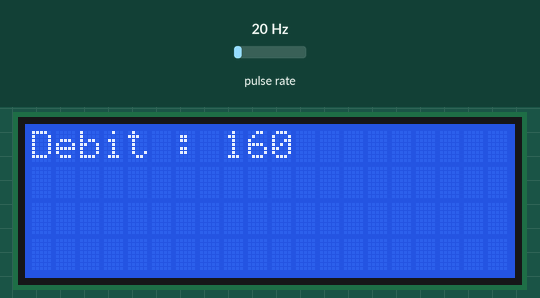
This sketch was run on a simulated Arduino Uno, built with avr-gcc and run on an emulated ATmega328P. Shown: 20×4 character LCD. Wiring (inferred from the names in the program): pulse sensor: data pin 2. The test bench sets the inputs (shaded band); at power-on: pulse rate 20 Hz. What the sketch prints to the serial monitor is not drawn.

Above: at 1.6 s.
1.7 s: pulse rate (sensor on pin 2) set to 196 Hz
At 2.7 s:
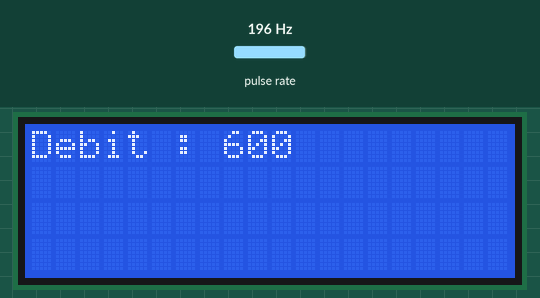
4.5 s: pulse rate (sensor on pin 2) set to 4 Hz
At 7.2 s:
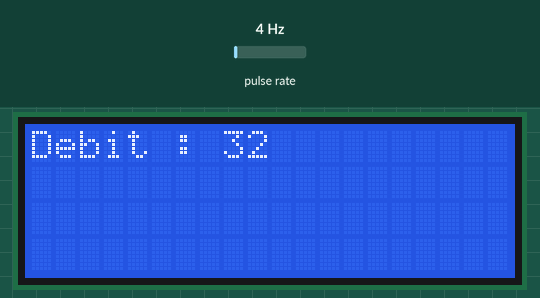
7.5 s: pulse rate (sensor on pin 2) set to 50 Hz
At 9.8 s:
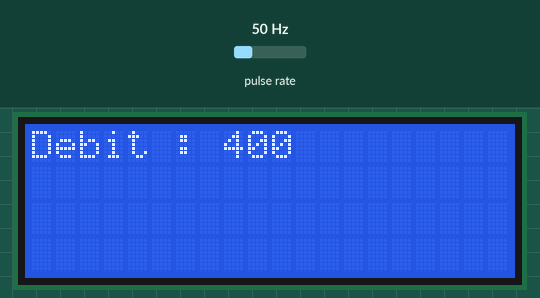
Timing chart, 0 to 11.3 s (numbered marks = the images above; inputs shaded):
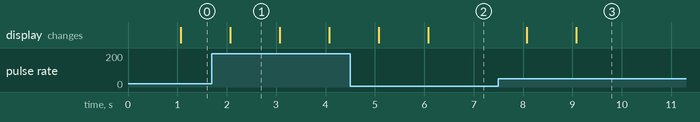

The sketch:

Water_Usage_Monitoring.ino
```cpp
#include <LiquidCrystal.h>

LiquidCrystal lcd(12, 11, 5, 4, 3, 8);

int TURBINE;      //pengukuran SINYAL data yang bersifat incremental
int HSensor = 2; //nama alias pada pin 2
int Calc;

void speedrpm ()    //fungsi penghitungan dan interrupt
{
TURBINE++; //bersifat incrementing (dengan mode falling edge)
}

void setup()
{
lcd.begin(20,4);
pinMode(HSensor, INPUT); //inisialisasi sebagai input
Serial.begin(9600);
attachInterrupt(00, speedrpm, RISING); //cara penulisan perintah interrupt

}

void loop ()
{
TURBINE = 00; //data awal = 0
sei(); //perintah aktifnya mode interrupt
delay (1000); //nilai delay 1 detik
cli(); //perintah untuk matinya program interrupt
Calc = (TURBINE * 60 / 7.5); //Pulsa * 60 / 7.5

//satuan FLOW RATE benda cair yaitu L / hour
lcd.setCursor(0,0);
lcd.print("Debit : ");
lcd.print(Calc,DEC);
lcd.print(" ");
Serial.print(Calc, DEC); //menampilkan hasil pembacaan kalkulasi flow rate dalam bentuk dec di serial monitor
Serial.print(" L/hour\r\n"); //Tampilkan L / hour pada baris baru
}
```

Measured:
- after the input at 1.7 s, the display: changes after 0.37 s (image 1)
- after the input at 4.5 s, the display: first changes after 0.57 s (image 2 shows a later state)
- after the input at 7.5 s, the display: first changes after 0.58 s (image 3 shows a later state)
- what the display in image 1 shows lasts 1.0 s, from 2.1 s to 3.1 s
